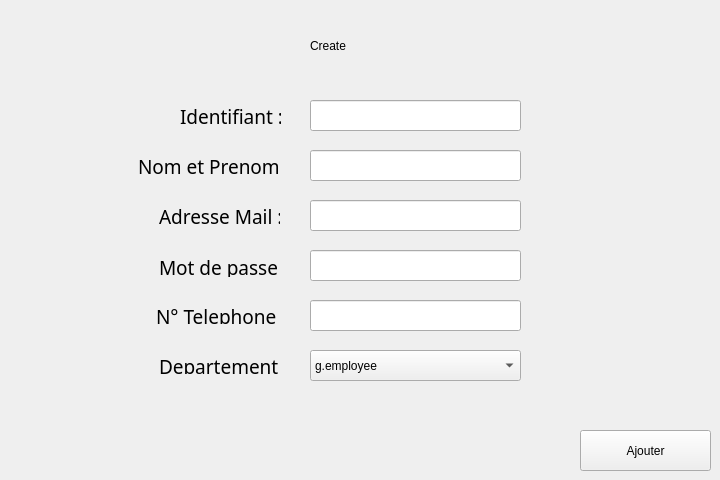
        <widget class="QWidget" name="tab_5">
         <attribute name="title">
          <string>ajouter un employe</string>
         </attribute>
         <widget class="QLabel" name="label_3">
          <property name="geometry">
           <rect>
            <x>138</x>
            <y>158</y>
            <width>141</width>
            <height>16</height>
           </rect>
          </property>
          <property name="font">
           <font>
            <family>Bell MT</family>
            <pointsize>14</pointsize>
            <italic>false</italic>
            <bold>false</bold>
           </font>
          </property>
          <property name="text">
           <string>Nom et Prenom :</string>
          </property>
         </widget>
         <widget class="QLabel" name="label_4">
          <property name="geometry">
           <rect>
            <x>159</x>
            <y>208</y>
            <width>121</width>
            <height>16</height>
           </rect>
          </property>
          <property name="font">
           <font>
            <family>Bell MT</family>
            <pointsize>14</pointsize>
            <italic>false</italic>
            <bold>false</bold>
           </font>
          </property>
          <property name="text">
           <string>Adresse Mail :</string>
          </property>
         </widget>
         <widget class="QComboBox" name="comboBox">
          <property name="geometry">
           <rect>
            <x>310</x>
            <y>350</y>
            <width>211</width>
            <height>31</height>
           </rect>
          </property>
          <item>
           <property name="text">
            <string>g.employee</string>
           </property>
          </item>
          <item>
           <property name="text">
            <string>g.rapports</string>
           </property>
          </item>
          <item>
           <property name="text">
            <string>g.entreprises</string>
           </property>
          </item>
          <item>
           <property name="text">
            <string>g.reglement</string>
           </property>
          </item>
          <item>
           <property name="text">
            <string>g.accreditation</string>
           </property>
          </item>
          <item>
           <property name="text">
            <string>g.reclamations</string>
           </property>
          </item>
         </widget>
         <widget class="QLabel" name="label_8">
          <property name="geometry">
           <rect>
            <x>159</x>
            <y>358</y>
            <width>121</width>
            <height>16</height>
           </rect>
          </property>
          <property name="font">
           <font>
            <family>Bell MT</family>
            <pointsize>14</pointsize>
            <italic>false</italic>
            <bold>false</bold>
           </font>
          </property>
          <property name="text">
           <string>Departement :</string>
          </property>
         </widget>
         <widget class="QLineEdit" name="le_nom">
          <property name="geometry">
           <rect>
            <x>310</x>
            <y>150</y>
            <width>211</width>
            <height>31</height>
           </rect>
          </property>
         </widget>
         <widget class="QLabel" name="label_6">
          <property name="geometry">
           <rect>
            <x>156</x>
            <y>308</y>
            <width>121</width>
            <height>16</height>
           </rect>
          </property>
          <property name="font">
           <font>
            <family>Bell MT</family>
            <pointsize>14</pointsize>
            <italic>false</italic>
            <bold>false</bold>
           </font>
          </property>
          <property name="text">
           <string>N° Telephone :</string>
          </property>
         </widget>
         <widget class="QLabel" name="label_5">
          <property name="geometry">
           <rect>
            <x>159</x>
            <y>257</y>
            <width>121</width>
            <height>20</height>
           </rect>
          </property>
          <property name="font">
           <font>
            <family>Bell MT</family>
            <pointsize>14</pointsize>
            <italic>false</italic>
            <bold>false</bold>
           </font>
          </property>
          <property name="text">
           <string>Mot de passe :</string>
          </property>
         </widget>
         <widget class="QLineEdit" name="le_id">
          <property name="geometry">
           <rect>
            <x>310</x>
            <y>100</y>
            <width>211</width>
            <height>31</height>
           </rect>
          </property>
         </widget>
         <widget class="QLineEdit" name="la_adresse">
          <property name="geometry">
           <rect>
            <x>310</x>
            <y>200</y>
            <width>211</width>
            <height>31</height>
           </rect>
          </property>
         </widget>
         <widget class="QLineEdit" name="le_mdp">
          <property name="geometry">
           <rect>
            <x>310</x>
            <y>250</y>
            <width>211</width>
            <height>31</height>
           </rect>
          </property>
         </widget>
         <widget class="QLineEdit" name="le_num">
          <property name="geometry">
           <rect>
            <x>310</x>
            <y>300</y>
            <width>211</width>
            <height>31</height>
           </rect>
          </property>
         </widget>
         <widget class="QLabel" name="label_2">
          <property name="geometry">
           <rect>
            <x>180</x>
            <y>108</y>
            <width>101</width>
            <height>16</height>
           </rect>
          </property>
          <property name="font">
           <font>
            <family>Bell MT</family>
            <pointsize>14</pointsize>
            <italic>false</italic>
            <bold>false</bold>
           </font>
          </property>
          <property name="text">
           <string>Identifiant : </string>
          </property>
         </widget>
         <widget class="QLabel" name="label_create">
          <property name="geometry">
           <rect>
            <x>310</x>
            <y>30</y>
            <width>221</width>
            <height>31</height>
           </rect>
          </property>
          <property name="text">
           <string>Create</string>
          </property>
         </widget>
         <widget class="QPushButton" name="pb_ajouter">
          <property name="geometry">
           <rect>
            <x>580</x>
            <y>430</y>
            <width>131</width>
            <height>41</height>
           </rect>
          </property>
          <property name="text">
           <string>Ajouter</string>
          </property>
         </widget>
        </widget>
